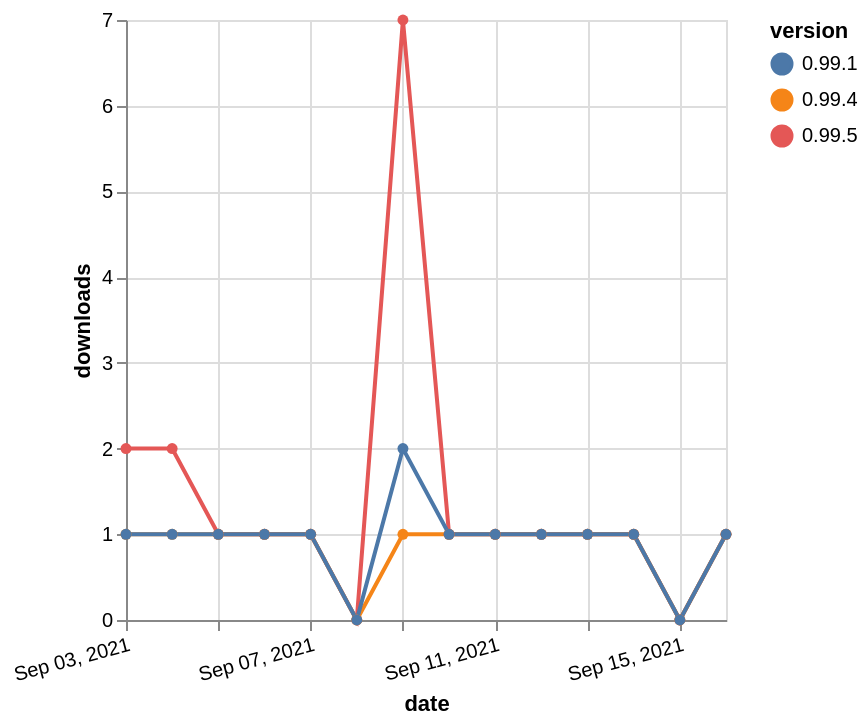

Vega-Lite specification for this chart:
### Vega-Lite specification from a JSON file in a GitHub repository (floating-point values rounded to 4 significant figures)
{"$schema": "https://vega.github.io/schema/vega-lite/v5.json", "description": "A simple bar chart with embedded data.", "data": {"values": [{"date": "2021-09-03", "total": 259, "delta": 2, "version": "0.99.5"}, {"date": "2021-09-04", "total": 261, "delta": 2, "version": "0.99.5"}, {"date": "2021-09-05", "total": 262, "delta": 1, "version": "0.99.5"}, {"date": "2021-09-06", "total": 263, "delta": 1, "version": "0.99.5"}, {"date": "2021-09-07", "total": 264, "delta": 1, "version": "0.99.5"}, {"date": "2021-09-08", "total": 264, "delta": 0, "version": "0.99.5"}, {"date": "2021-09-09", "total": 271, "delta": 7, "version": "0.99.5"}, {"date": "2021-09-10", "total": 272, "delta": 1, "version": "0.99.5"}, {"date": "2021-09-11", "total": 273, "delta": 1, "version": "0.99.5"}, {"date": "2021-09-12", "total": 274, "delta": 1, "version": "0.99.5"}, {"date": "2021-09-13", "total": 275, "delta": 1, "version": "0.99.5"}, {"date": "2021-09-14", "total": 276, "delta": 1, "version": "0.99.5"}, {"date": "2021-09-15", "total": 276, "delta": 0, "version": "0.99.5"}, {"date": "2021-09-16", "total": 277, "delta": 1, "version": "0.99.5"}, {"date": "2021-09-03", "total": 161, "delta": 1, "version": "0.99.4"}, {"date": "2021-09-04", "total": 162, "delta": 1, "version": "0.99.4"}, {"date": "2021-09-05", "total": 163, "delta": 1, "version": "0.99.4"}, {"date": "2021-09-06", "total": 164, "delta": 1, "version": "0.99.4"}, {"date": "2021-09-07", "total": 165, "delta": 1, "version": "0.99.4"}, {"date": "2021-09-08", "total": 165, "delta": 0, "version": "0.99.4"}, {"date": "2021-09-09", "total": 166, "delta": 1, "version": "0.99.4"}, {"date": "2021-09-10", "total": 167, "delta": 1, "version": "0.99.4"}, {"date": "2021-09-11", "total": 168, "delta": 1, "version": "0.99.4"}, {"date": "2021-09-12", "total": 169, "delta": 1, "version": "0.99.4"}, {"date": "2021-09-13", "total": 170, "delta": 1, "version": "0.99.4"}, {"date": "2021-09-14", "total": 171, "delta": 1, "version": "0.99.4"}, {"date": "2021-09-15", "total": 171, "delta": 0, "version": "0.99.4"}, {"date": "2021-09-16", "total": 172, "delta": 1, "version": "0.99.4"}, {"date": "2021-09-03", "total": 172, "delta": 1, "version": "0.99.1"}, {"date": "2021-09-04", "total": 173, "delta": 1, "version": "0.99.1"}, {"date": "2021-09-05", "total": 174, "delta": 1, "version": "0.99.1"}, {"date": "2021-09-06", "total": 175, "delta": 1, "version": "0.99.1"}, {"date": "2021-09-07", "total": 176, "delta": 1, "version": "0.99.1"}, {"date": "2021-09-08", "total": 176, "delta": 0, "version": "0.99.1"}, {"date": "2021-09-09", "total": 178, "delta": 2, "version": "0.99.1"}, {"date": "2021-09-10", "total": 179, "delta": 1, "version": "0.99.1"}, {"date": "2021-09-11", "total": 180, "delta": 1, "version": "0.99.1"}, {"date": "2021-09-12", "total": 181, "delta": 1, "version": "0.99.1"}, {"date": "2021-09-13", "total": 182, "delta": 1, "version": "0.99.1"}, {"date": "2021-09-14", "total": 183, "delta": 1, "version": "0.99.1"}, {"date": "2021-09-15", "total": 183, "delta": 0, "version": "0.99.1"}, {"date": "2021-09-16", "total": 184, "delta": 1, "version": "0.99.1"}]}, "width": "container", "mark": {"type": "line", "point": {"filled": true}}, "encoding": {"x": {"field": "date", "type": "temporal", "timeUnit": "yearmonthdate", "title": "date", "axis": {"labelAngle": -15}}, "y": {"field": "delta", "type": "quantitative", "title": "downloads"}, "color": {"field": "version", "type": "nominal"}, "tooltip": {"field": "delta"}}}
